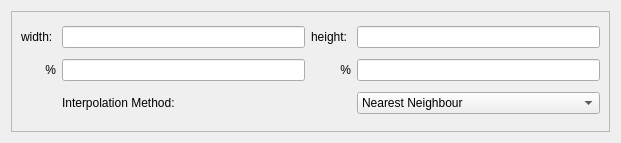
<?xml version="1.0" encoding="UTF-8"?>
<ui version="4.0">
 <class>Scaling</class>
 <widget class="QWidget" name="Scaling">
  <property name="geometry">
   <rect>
    <x>0</x>
    <y>0</y>
    <width>621</width>
    <height>143</height>
   </rect>
  </property>
  <property name="windowTitle">
   <string>Form</string>
  </property>
  <layout class="QHBoxLayout" name="horizontalLayout">
   <item>
    <widget class="QFrame" name="frame">
     <property name="frameShape">
      <enum>QFrame::StyledPanel</enum>
     </property>
     <property name="frameShadow">
      <enum>QFrame::Raised</enum>
     </property>
     <layout class="QGridLayout" name="gridLayout">
      <item row="0" column="3">
       <widget class="QLineEdit" name="heightTextInput"/>
      </item>
      <item row="0" column="0">
       <widget class="QLabel" name="widthLabel">
        <property name="text">
         <string>width: </string>
        </property>
       </widget>
      </item>
      <item row="1" column="3">
       <widget class="QLineEdit" name="heightPercentage"/>
      </item>
      <item row="1" column="1">
       <widget class="QLineEdit" name="widthPercentage"/>
      </item>
      <item row="2" column="1">
       <widget class="QLabel" name="label">
        <property name="text">
         <string>Interpolation Method: </string>
        </property>
       </widget>
      </item>
      <item row="0" column="1">
       <widget class="QLineEdit" name="widthTextInput"/>
      </item>
      <item row="0" column="2">
       <widget class="QLabel" name="heightLabel">
        <property name="text">
         <string>height: </string>
        </property>
       </widget>
      </item>
      <item row="1" column="0">
       <widget class="QLabel" name="widthPercentageLabel">
        <property name="text">
         <string>%</string>
        </property>
        <property name="alignment">
         <set>Qt::AlignRight|Qt::AlignTrailing|Qt::AlignVCenter</set>
        </property>
       </widget>
      </item>
      <item row="1" column="2">
       <widget class="QLabel" name="heightPercentageLabel">
        <property name="text">
         <string>%</string>
        </property>
        <property name="alignment">
         <set>Qt::AlignRight|Qt::AlignTrailing|Qt::AlignVCenter</set>
        </property>
       </widget>
      </item>
      <item row="2" column="3">
       <widget class="QComboBox" name="interpolationComboBox">
        <item>
         <property name="text">
          <string>Nearest Neighbour</string>
         </property>
        </item>
        <item>
         <property name="text">
          <string>Bilineal</string>
         </property>
        </item>
       </widget>
      </item>
     </layout>
    </widget>
   </item>
  </layout>
 </widget>
 <resources/>
 <connections/>
</ui>
